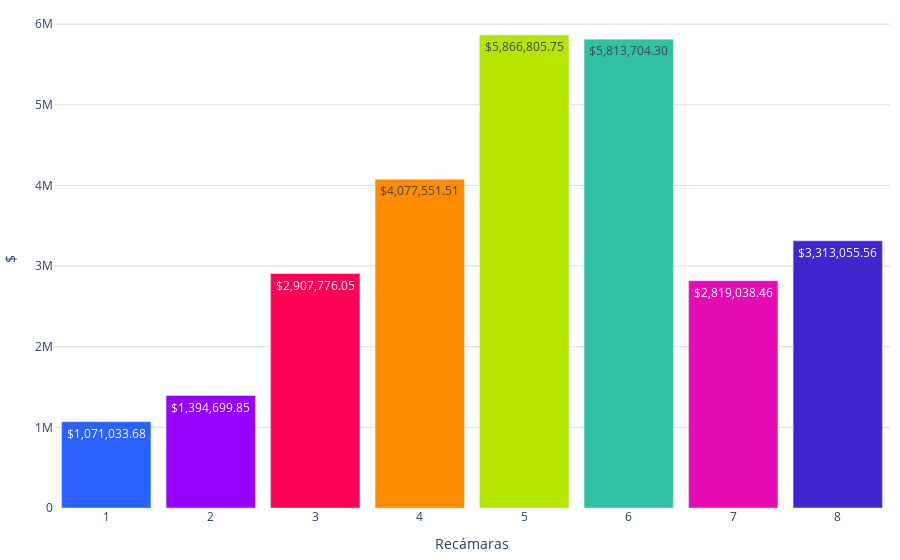

Notebook code for this chart:
### Code cell
import pandas as pd
import plotly.graph_objects as go
import locale

# Establecer configuración regional para el formato de precios
locale.setlocale(locale.LC_ALL, '')

# Definir función para formatear precios
def format_price(price):
    return locale.currency(price, grouping=True)

# Crear una lista de etiquetas para el eje x
etiquetas = [str(recamaras) if recamaras != 16 else '16+' for recamaras in df_promedio_casas['Recamaras']]

# Obtener los precios y el número de recámaras
precios = df_promedio_casas['precio']

# Crear el texto con los precios formateados
text_precios = [format_price(precio) for precio in precios]

colores = ['#2962ff', '#9500ff', '#ff0059', '#ff8c00', '#b4e600', '#2EC2A2','#E50CB6','#4225CF','#2CBA4D','#2962ff', '#9500ff', '#ff0059']

fig = go.Figure()
fig.add_trace(go.Bar(
    x=etiquetas,
    y=precios,
    text=text_precios,
    marker_color=colores,
    textposition='auto' 
))
fig.update_layout(
    #title='Precio promedio por número de baños',
    xaxis=dict(title='Recámaras'),
    yaxis=dict(title='$', gridcolor='#dddcda', ),
    bargap=0.1,
    bargroupgap=0.05,
    plot_bgcolor='rgba(0,0,0,0)',
    margin=dict(l=10, r=10, t=10, b=10),  # Ajusta los márgenes (left, right, top, bottom)        
)

fig.show()

### Figure 1 — Plotly figure (JSON) as saved in the notebook; plotly's stock layout.template omitted (floating-point values rounded to 4 significant figures)
{"data": [{"marker": {"color": ["#2962ff", "#9500ff", "#ff0059", "#ff8c00", "#b4e600", "#2EC2A2", "#E50CB6", "#4225CF", "#2CBA4D", "#2962ff", "#9500ff", "#ff0059"]}, "text": ["$1,071,033.68", "$1,394,699.85", "$2,907,776.05", "$4,077,551.51", "$5,866,805.75", "$5,813,704.30", "$2,819,038.46", "$3,313,055.56"], "textposition": "auto", "type": "bar", "x": ["1", "2", "3", "4", "5", "6", "7", "8"], "y": [1071000.0, 1395000.0, 2908000.0, 4078000.0, 5867000.0, 5814000.0, 2819000.0, 3313000.0]}], "layout": {"bargap": 0.1, "bargroupgap": 0.05, "margin": {"b": 10, "l": 10, "r": 10, "t": 10}, "plot_bgcolor": "rgba(0,0,0,0)", "xaxis": {"title": {"text": "Recámaras"}}, "yaxis": {"gridcolor": "#dddcda", "title": {"text": "$"}}}}
